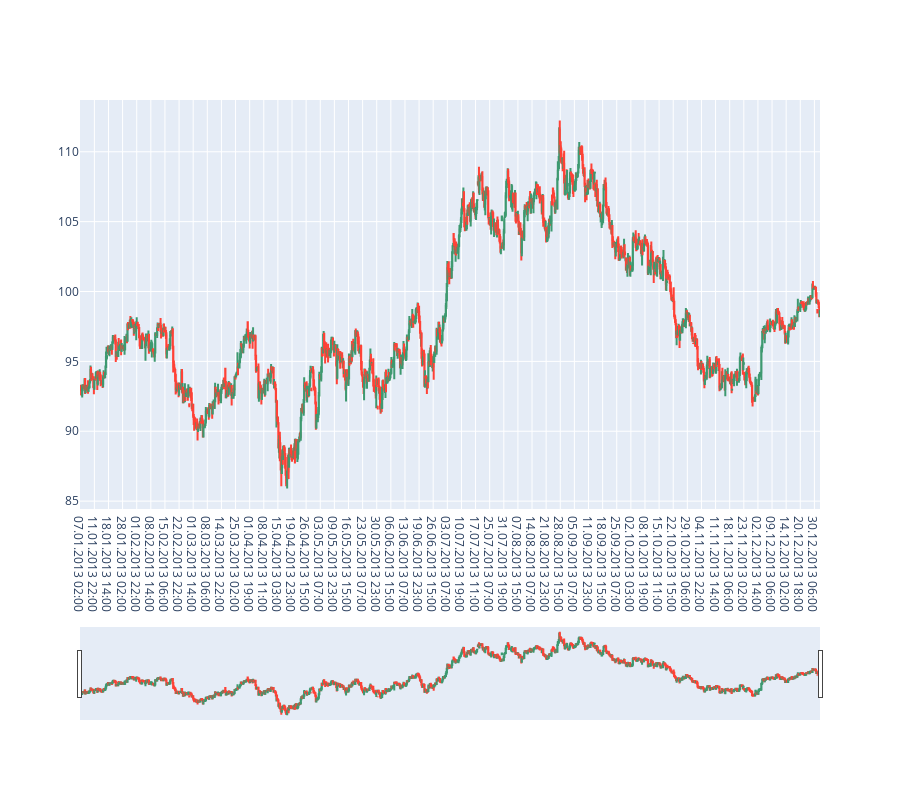

The notebook cell this image was saved under:
### Markdown cell above
#plotly 4H

### Code cell
fig = go.Figure(data=[go.Candlestick(x=data.Date,
                open=data['OPEN'],
                high=data['HIGH'],
                low=data['LOW'],
                close=data['CLOSE'])])
fig.update_layout(
    autosize=False,
    width= 900,
    height=800,)

fig.show()

### Figure 1 — Plotly figure (JSON) as saved in the notebook; plotly's stock layout.template omitted (floating-point values rounded to 4 significant figures; data arrays with more than 128 entries replaced by an {"elided": "..."} marker saying what was removed)
{"data": [{"close": {"elided": "1520 float values"}, "high": {"elided": "1520 float values"}, "low": {"elided": "1520 float values"}, "open": {"elided": "1520 float values"}, "type": "candlestick", "x": {"elided": "1520 str values"}}], "layout": {"autosize": false, "height": 800, "width": 900}}
